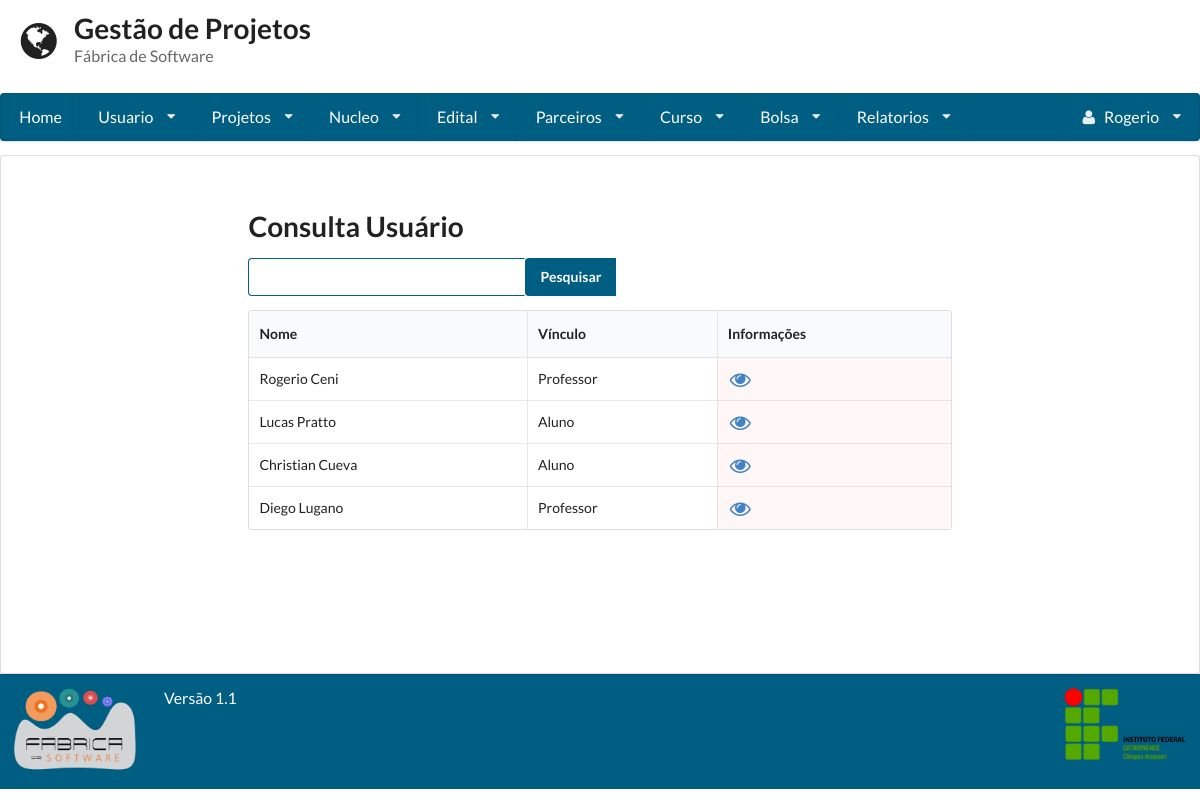
Before: /consulta_usuario/ (signed in) with the older database file.
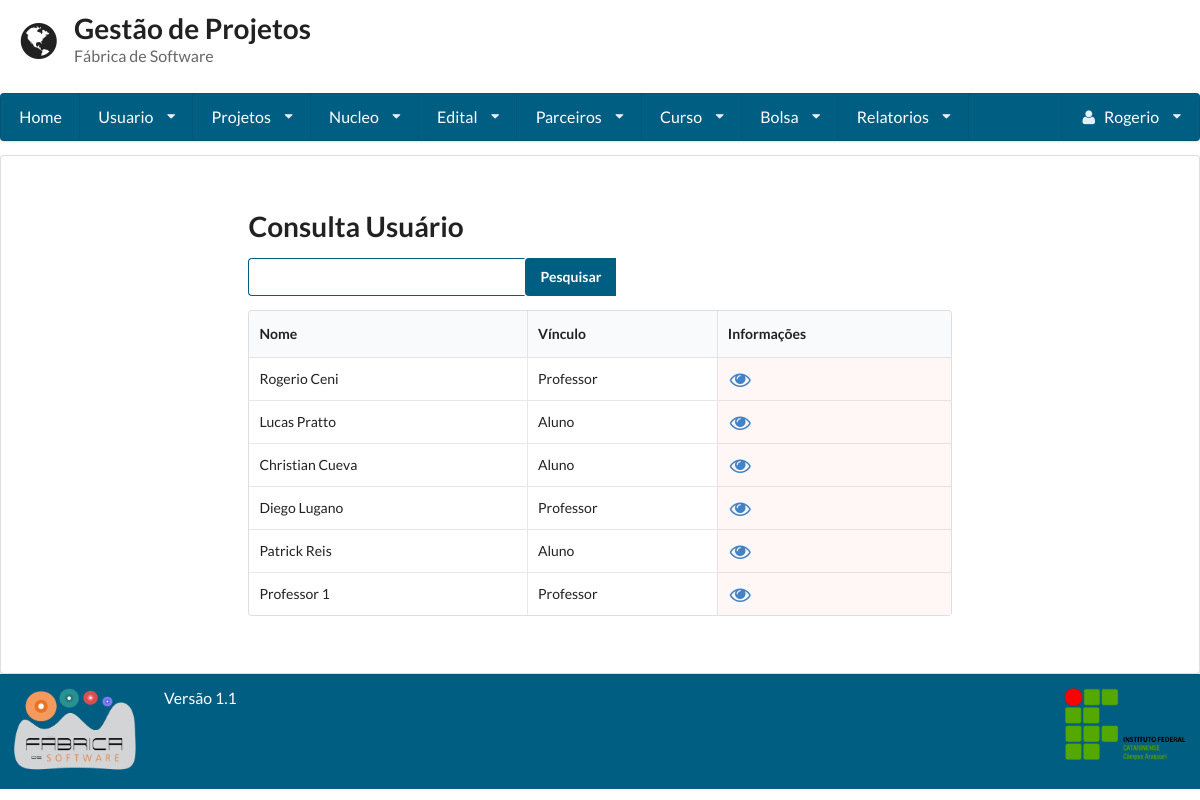
After: the same page with the newer database file.
### gestaoapp/models/usuario.py (models this page shows, shortened)
class Usuario(User):
    PERIODO_CHOICES = (
        ('primeiro', '1° Semestre'),
        ('segundo', '2° Semestre'),
        ('terceiro', '3° Semestre'),
        ('quarto', '4° Semestre'),
        ('quinto', '5° Semestre'),
        ('sexto', '6° Semestre'),
        ('setimo', '7° Semestre'),
        ('oitavo', '8° Semestre'),
        ('nono', '9° Semestre'),
        ('decimo', '10° Semestre'),
    )
    VINCULO_CHOICES = (
        ('Aluno', 'Aluno'),
        ('Professor', 'Professor'),
    )
    periodo = models.CharField(
        max_length=255, null=True, blank=True,
        choices=PERIODO_CHOICES
    )
    vinculo_institucional = models.CharField(
        max_length=255, null=True, blank=True,
        choices=VINCULO_CHOICES)
    email_opcional = models.EmailField(max_length=254, null=True, blank=True)
    matricula = models.CharField(max_length=255, unique=True)
    foto = models.ImageField(upload_to='profile_images')
    carga_horaria = models.IntegerField(validators=[MaxValueValidator(100), MinValueValidator(1)])
    telefone1 = models.CharField(max_length=11)
    telefone2 = models.CharField(max_length=11, blank=True, null=True)
    curso = models.ForeignKey(Curso, null=True, blank=True)
    verificacao = models.CharField(max_length=255, null=True, blank=True, unique=True)
    lattes = models.URLField(null=True, blank=True)
    desc = models.TextField()
    super_adm = models.BooleanField(default=False)

### gestaoapp/views/usuario.py (the view, shortened to what this page needs)
# urls.py: url(r'^consulta_usuario/', ConsultaUsuario.as_view()),
class ConsultaUsuario(LoginRequiredMixin, View):
    template = 'usuario/consulta.html'
    def get(self, request):
        form = Busca()
        usuario = Usuario.objects.all()
        return render(request, self.template, {'usuarios': usuario, "form": form})

### gestaoapp/forms/busca.py
class Busca(forms.Form):
	nome = forms.CharField(label='Buscar', widget=forms.TextInput)

### gestaoapp/templates/usuario/consulta.html (shortened to what this page needs)
{% extends 'base.html' %}
{% block conteudo %}
    {% if user.is_superuser %}
        <form method='POST' action='/consulta_usuario/' class="ui form">
            <h1 class=" ui header">Consulta Usuário</h1>
            <div class="ui action input">
                {{ form.nome }}
                <input type="submit" value="Pesquisar" class='icon search'>
            </div>
        </form>
        <table class="ui celled table">
            <thead>
            <tr>
                <th>Nome</th>
                <th>Vínculo</th>
                <th>Informações</th>
            </tr>
            </thead>
            <tbody>
            {% for usuario in usuarios %}
                <tr>
                    <td>{{ usuario.first_name }} {{ usuario.last_name }}</td>
                    <td>{{ usuario.vinculo_institucional }}</td>
                    <td class="negative"><a href="../visualizar_usuario/{{ usuario.id }}"><i class="unhide large icon"></i></a></td>
                </tr>
            {% endfor %}
            </tbody>
        </table>
    {% endif %}
{% endblock %}

Changed rows visible on the page:
added Usuario: first_name "Patrick", last_name "Reis", vinculo_institucional "Aluno"
added Usuario: first_name "Professor", last_name "1", vinculo_institucional "Professor"
